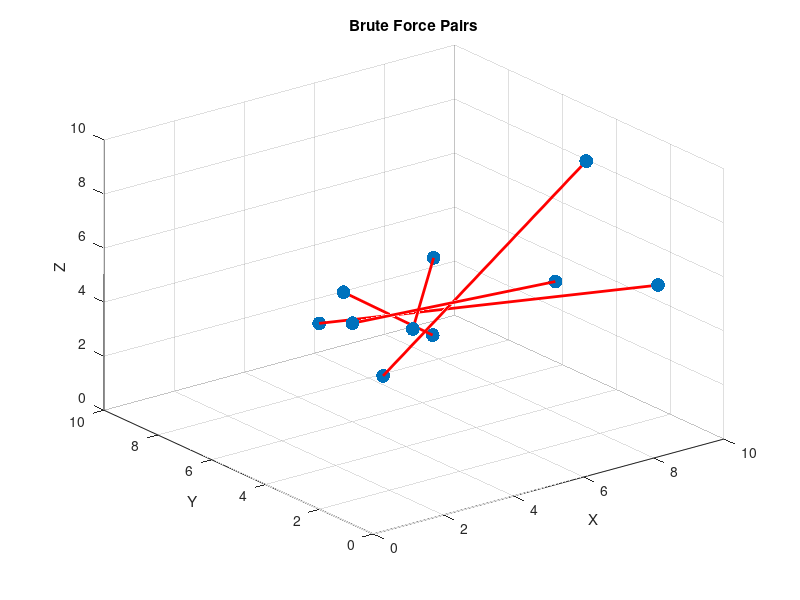

Recreate this plot in MATLAB.
%plan:
%- make 10 random points
%- sort these 10 points relative to origin (1 closest)
%- make brute force pairing O(n!!) with points
%- all pairing functions
%- show brute force pairs on graph
%- show results in command window
%- HELPER FUNCTIONS
%- all NOMA helper functions
%- tot dist for this pairing set
%- generates all unique pairings (brute force) recursively

function NOMA()
    numPoints = 10;
    xRange = 10;
    yRange = 10;
    zRange = 10;
    
    %make random points
    x = rand(1, numPoints) * xRange;
    y = rand(1, numPoints) * yRange;
    z = rand(1, numPoints) * zRange;
    points = [x; y; z]';

    %sort these 10 points relative to origin (1 closest)
    dist = sqrt(sum(points.^2, 2));
    [~, sortedIndices] = sort(dist);
    points = points(sortedIndices, :);

    %make brute force pairing O(n!!) with points
    pointIndices = 1:numPoints;
    pairings = makePairings(pointIndices);
    maxTotDist = -inf;
    bestPairs = [];
    %get total distances
    for i = 1:length(pairings)
        pairingSet = pairings{i};
        %pairings has [Set 1], [Set 2], etc. which we got from makeParings
        %pairing set is [Set i] = [1 3; 2 5; 4 6], for example
        totDist = calcTotDist(pairingSet, points);
        %update best pairing
        if totDist > maxTotDist
            maxTotDist = totDist;
            bestPairs = pairingSet;
        end
    end

    %- all pairing functions
    DNOMA = DNOMAPairing(numPoints);
    totDistDNOMA = calcTotDist(DNOMA, points);
    
    DNLUPA = DNLUPAPairing(numPoints);
    totDistDNLUPA = calcTotDist(DNLUPA, points);
    
    MUG = MUGPairing(numPoints);
    totDistMUG = calcTotDist(MUG, points);

    [LCG, DEC] = LCG_DECPairing(points);
    totDistLCG = calcTotDist(LCG, points);
    totDistDEC = calcTotDist(DEC, points);
    
    %show brute force pairs on graph
    figure;
    scatter3(points(:,1), points(:,2), points(:,3), 100, 'filled');
    hold on;
    for j = 1:size(bestPairs, 1)
        idx1 = bestPairs(j, 1);
        idx2 = bestPairs(j, 2);
        plot3([points(idx1,1), points(idx2,1)], [points(idx1,2), points(idx2,2)], [points(idx1,3), points(idx2,3)], 'r-', 'LineWidth', 2);
    end
    xlabel('X'); ylabel('Y'); zlabel('Z');
    title('Brute Force Pairs');
    grid on;
    
    %show results in command window
    disp('Brute Force Set O(n!!):');
    disp(bestPairs);
    disp(['Max Total Distance: ', num2str(maxTotDist)]);

    disp('D-NOMA Set O(n log n):');
    disp(DNLUPA);
    disp(['Total Distance: ', num2str(totDistDNOMA)]);

    disp('D-NLUPA Set O(n log n):');
    disp(DNLUPA);
    disp(['Total Distance: ', num2str(totDistDNLUPA)]);

    disp(' ');
    disp('MUG Set O(n):');
    disp(MUG);
    disp(['Total Distance: ', num2str(totDistMUG)]);
    
    disp(' ');
    disp('LCG Set O(nlogn):');
    disp(LCG);
    disp(['Total Distance: ', num2str(totDistLCG)]);
    
    disp(' ');
    disp('DEC Set O(nlogn):');
    disp(DEC);
    disp(['Total Distance: ', num2str(totDistDEC)]);
    
    disp(' ');
    disp(['How much better is Brute Force Compared to D-NOMA? ', num2str(maxTotDist - totDistDNOMA)]);
    disp(['How much better is Brute Force Compared to D-NLUPA? ', num2str(maxTotDist - totDistDNLUPA)]);
    disp(['How much better is Brute Force Compared to MUG? ', num2str(maxTotDist - totDistMUG)]);
    disp(['How much better is Brute Force Compared to LCG? ', num2str(maxTotDist - totDistLCG)]);
    disp(['How much better is Brute Force Compared to DEC? ', num2str(maxTotDist - totDistDEC)]);
    disp(['The higher the numbers, the more effective the brute force algorithm is compared to predicted cases.'])
end

%HELPER FUNCTIONS

%all NOMA functions
function pairs = DNOMAPairing(N)
    %divide into 4 groups
    %FNN (First Nearest Near)
    g1 = 1:floor(N/4);
    %SNN (Second Nearest Near)
    g2 = (floor(N/4)+1):floor(N/2);
    %FFF (First Farthest Far)
    g3 = (floor(N/2)+1):floor(3*N/4);
    %SFF (Second Farthest Far)
    g4 = (floor(3*N/4)+1:N);
    
    %pair g1 with g3 (odd)
    oddPairs = [];
    len = min(length(g1), length(g3));
    for i = 1:len
        oddPairs = [oddPairs; g1(i), g3(i)];
    end
    
    %pair g2 with g4 (even)
    evenPairs = [];
    len = min(length(g2), length(g4));
    for i = 1:len
        evenPairs = [evenPairs; g2(i), g4(i)];
    end
    pairs = [oddPairs; evenPairs]; %combine
end

function pairs = DNLUPAPairing(N)
    %divide into 2 groups
    group1 = 1:floor(N/2);
    group2 = (floor(N/2)+1):N;
    
    %pair first in g1 with last in g2 etc
    pairs = [];
    for i = 1:length(group1)
        pairs = [pairs; group1(i), group2(end-i+1)];
    end
end

function pairs = MUGPairing(N)
    %pairing neighbours
    pairs = [];
    for i = 1:2:N-1 %1, 3, 5..
        pairs = [pairs; i, i+1]; %pair 1 with 2, 3 with 4..
    end
    %if odd, last point pairs with nearest available earlier point
    if mod(N,2) ~= 0
        pairs(end,2) = N;
    end
end

function [LCG, DEC] = LCG_DECPairing(points)
    N = size(points, 1);
    %LCG, sort by distance to origin (redundant)
    [~, order] = sort(sqrt(sum(points.^2, 2)));
    LCG = [];
    %pair adjacent
    for i = 1:2:N-1
        LCG = [LCG; order(i), order(i+1)];
    end
    %DEC, get strongest and weakest vals
    [~, strong] = sort(points(:,1) + points(:,2) + points(:,3), 'descend');
    [~, weak] = sort(points(:,1) + points(:,2) + points(:,3), 'ascend');
    DEC = [];
    %pair ith strongest with ith weakest
    for i = 1:N/2
        DEC = [DEC; strong(i), weak(i)];
    end
end

%tot dist for this pairing set
function totDist = calcTotDist(pairingSet, points)
    totDist = 0;
    for j = 1:size(pairingSet, 1) %[1 3; 2 5; 4 6] = 3 loops
        idx1 = pairingSet(j, 1); %[1 3] => 1
        idx2 = pairingSet(j, 2); %[1 3] => 3
        p1 = points(idx1, :); %1 => p1 = [2.5, 4.0]
        p2 = points(idx2, :); %3 => p2 = [5.7, 7.8]
        dist = norm(p1 - p2); %sqrt((x1-x2)^2+(y1-y^2))
        totDist = totDist + dist;
    end
end

%generates all unique pairings (brute force) recursively
function pairings = makePairings(indices) %(n-1)!! ways to form pairs = O(n!!) complexity
    if isempty(indices) %base case
        pairings = {[]};
        return;
    end

    pairings = {};
    first = indices(1);
    for i = 2:length(indices) %loop over all possible choices for pairing with first
        second = indices(i);
        remaining = indices([2:i-1, i+1:end]); %exclude 1 2, get remaining
        subPairings = makePairings(remaining); %all possible pairings with remaining (recursive)
        for j = 1:length(subPairings) %each pair from recursion
            pairing = [[first, second]; subPairings{j}]; %get [1 3; 2 5; 4 6] like example above
            pairings{end+1} = pairing; %save this set to list of all possible pairings [Set 1], [Set 2], etc.
        end
    end
end
